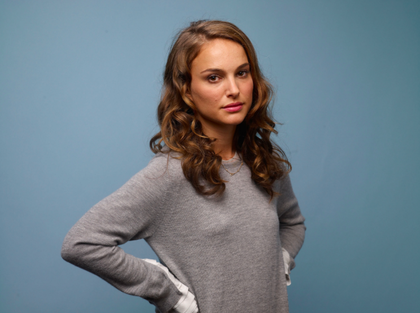
%> input picture sample.png, 420 x 313 px, shrunk from 744 x 555 before the run
$ octave --eval "detect_face(imread('sample.png'));"   (GNU Octave 9; MATLAB toolbox functions it lacks are replaced by stand-ins)
%> lines starting %> are read from the running program, lines starting %| are printed output that depends on the picture
function []=detect_face(I)

close all;  %close all window if their open (this is just so I don't go crazy having to do it manually)
Faces = [];
numFaceFound = 0;

I = double(I);

resultI = I;

H = size(I,1); %height
%> H = 313
W = size(I,2); %width
%> W = 420
R = I(:,:,1);
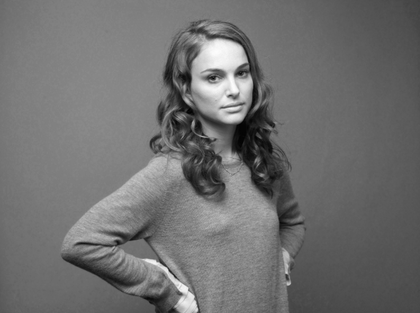
%> R: size 313x420 double; min 2, max 252, mean 111.6
G = I(:,:,2);
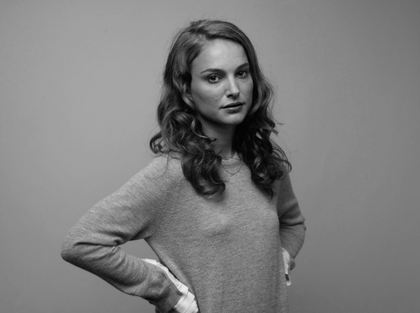
%> G: size 313x420 double; min 0, max 238, mean 126.1
B = I(:,:,3);
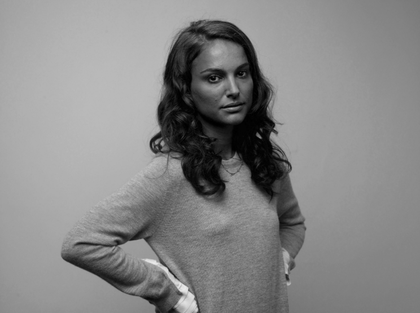
%> B: size 313x420 double; min 0, max 235, mean 135.5

%> (the run ends here)
